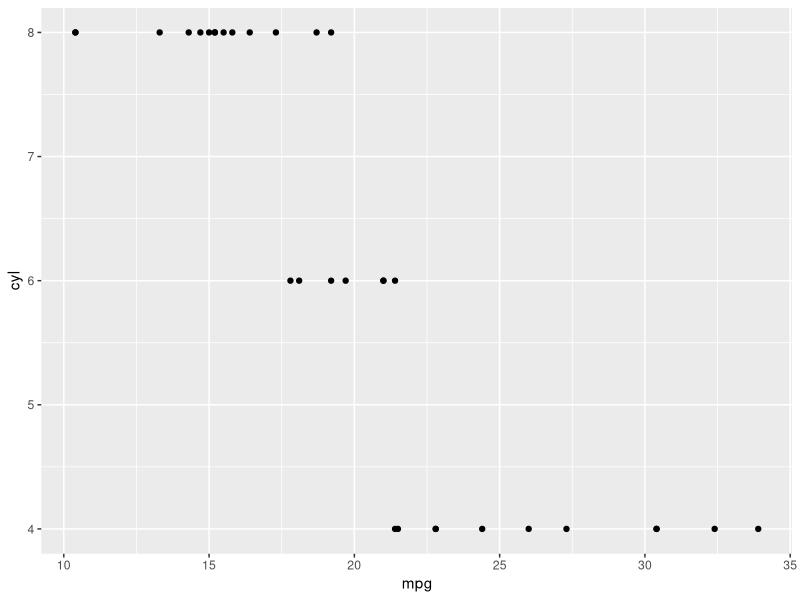
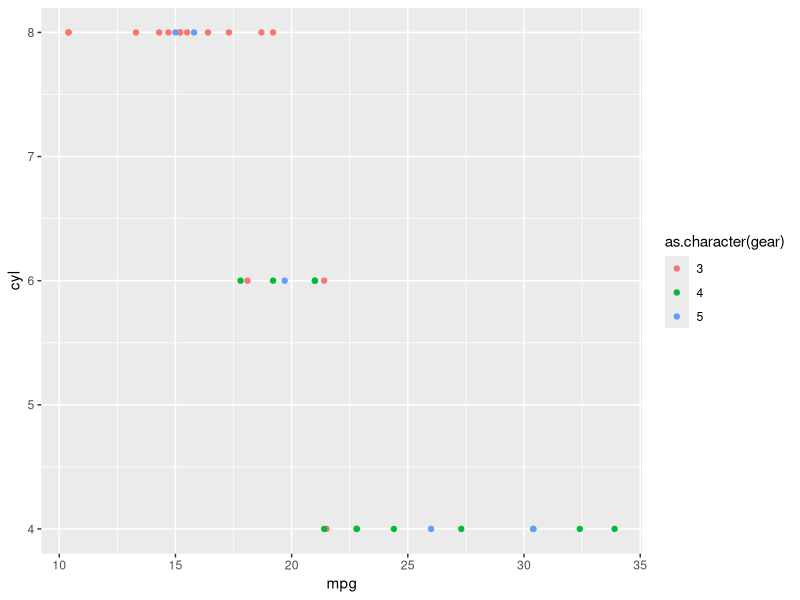
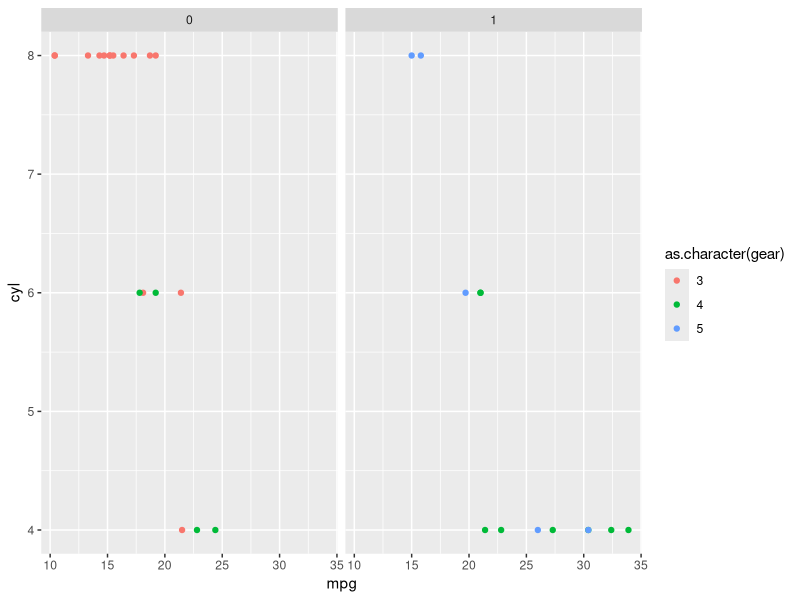
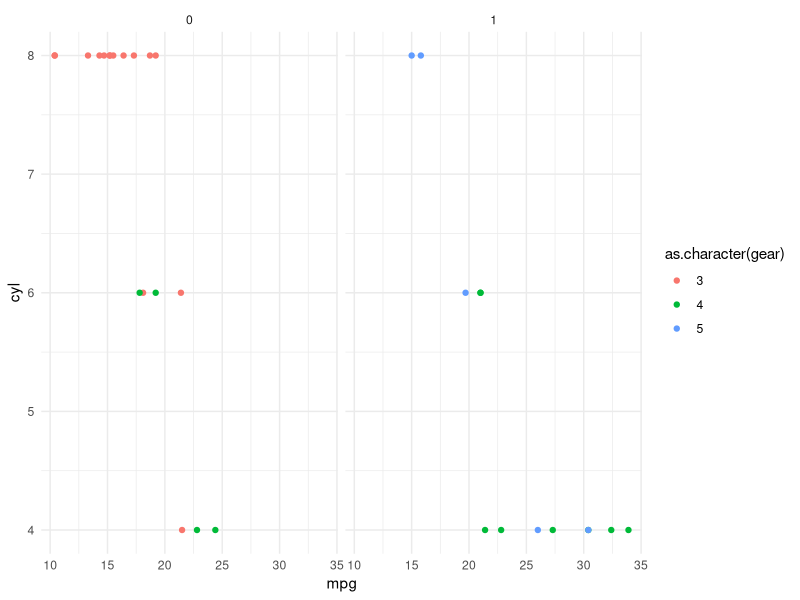
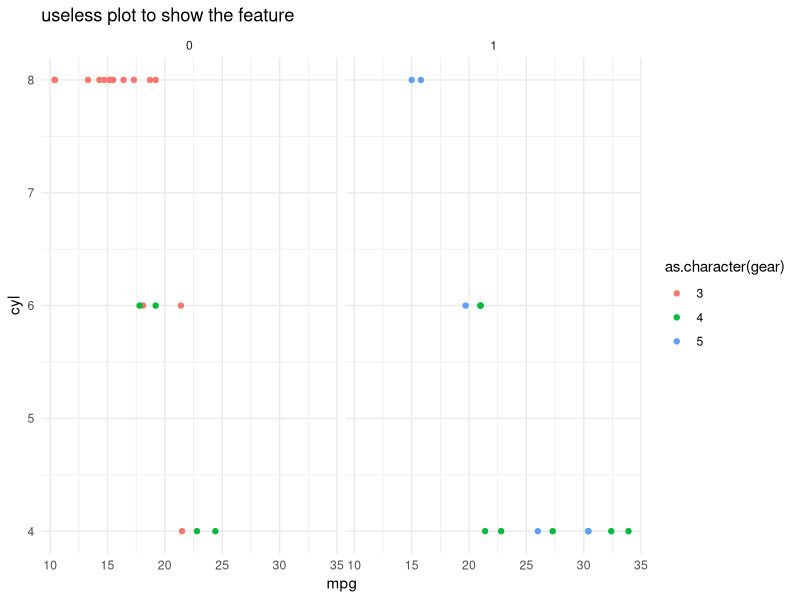

R code for these plots, in order:
## ---- chunk 1
library(ggplot2)
library(stringr)
library(magick)
library(purrr)
#Save ggplot in defined foder and with timestamp
save_plot_date <- function(folder){
  ggsave(paste0(folder,"/plot_",str_replace_all(Sys.time(),":|-| ","_"),".png"))
}
#Overwrite ggplot render method to force ggsave with previously defined function
print.ggplot = function(x, ...) {
  save_plot_date("temp_output")
  ggplot2:::print.ggplot(x, ...)
}

## ---- chunk 2
ggplot(mtcars, aes(mpg,cyl)) + 
  geom_point()
## ---- chunk 3
ggplot(mtcars, aes(mpg,cyl,color = as.character(gear))) +
  geom_point()
## ---- chunk 4
ggplot(mtcars, aes(mpg,cyl,color = as.character(gear))) +
  geom_point() +
  facet_wrap(~am)
## ---- chunk 5
ggplot(mtcars, aes(mpg,cyl,color = as.character(gear))) +
  geom_point() +
  facet_wrap(~am) +
  theme_minimal()
## ---- chunk 6
ggplot(mtcars, aes(mpg,cyl,color = as.character(gear))) +
  geom_point() +
  facet_wrap(~am) +
  theme_minimal() +
  labs(title = "useless plot to show the feature")
## ---- chunk 7
create_gif <- list.files(path = "temp_output/", pattern = "*.png", full.names = T) %>% 
  image_read %>% # reads each image file
  image_join() %>% # joins image
  image_animate(fps=2) %>% # animates, can opt for number of loops
  image_write("merged_pngs.gif")
